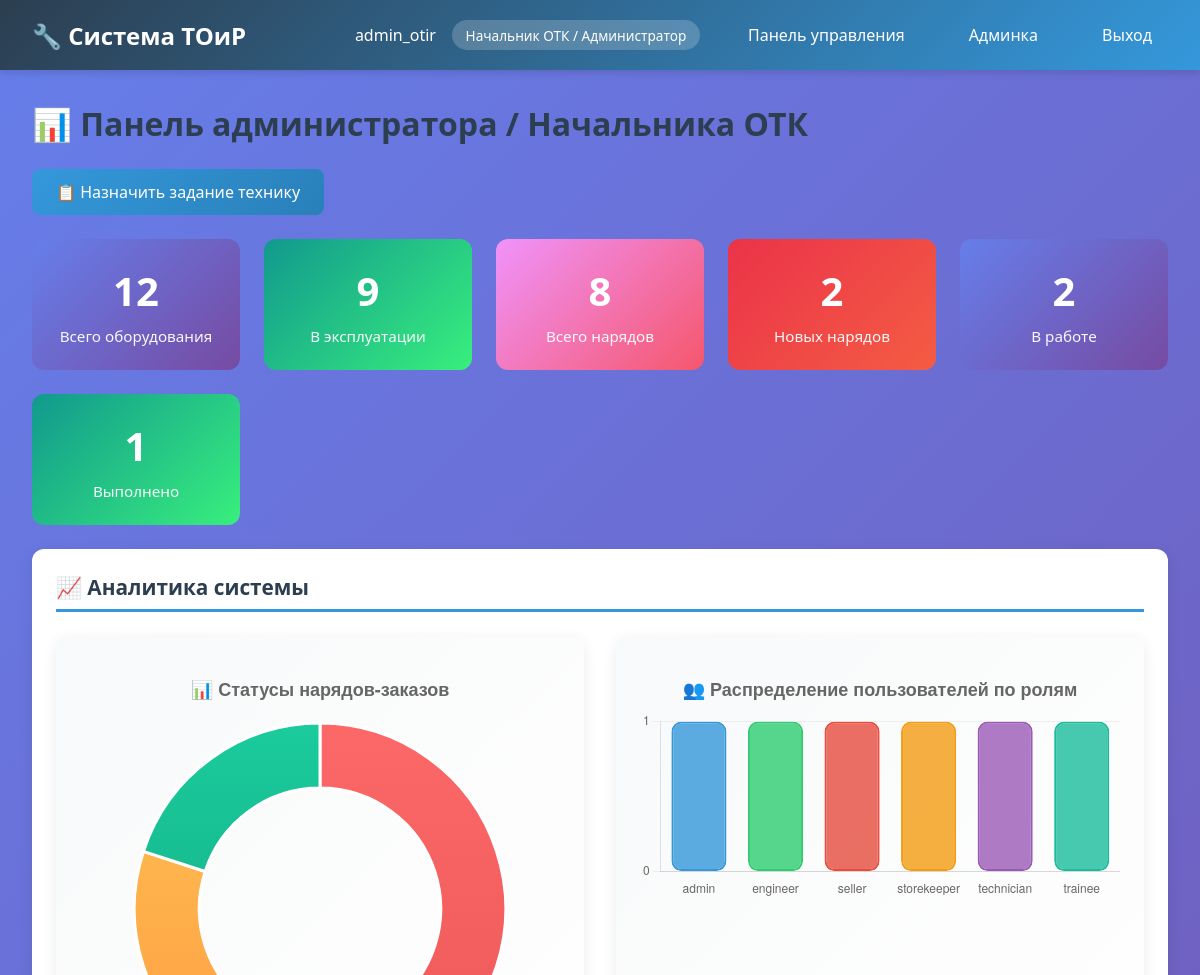
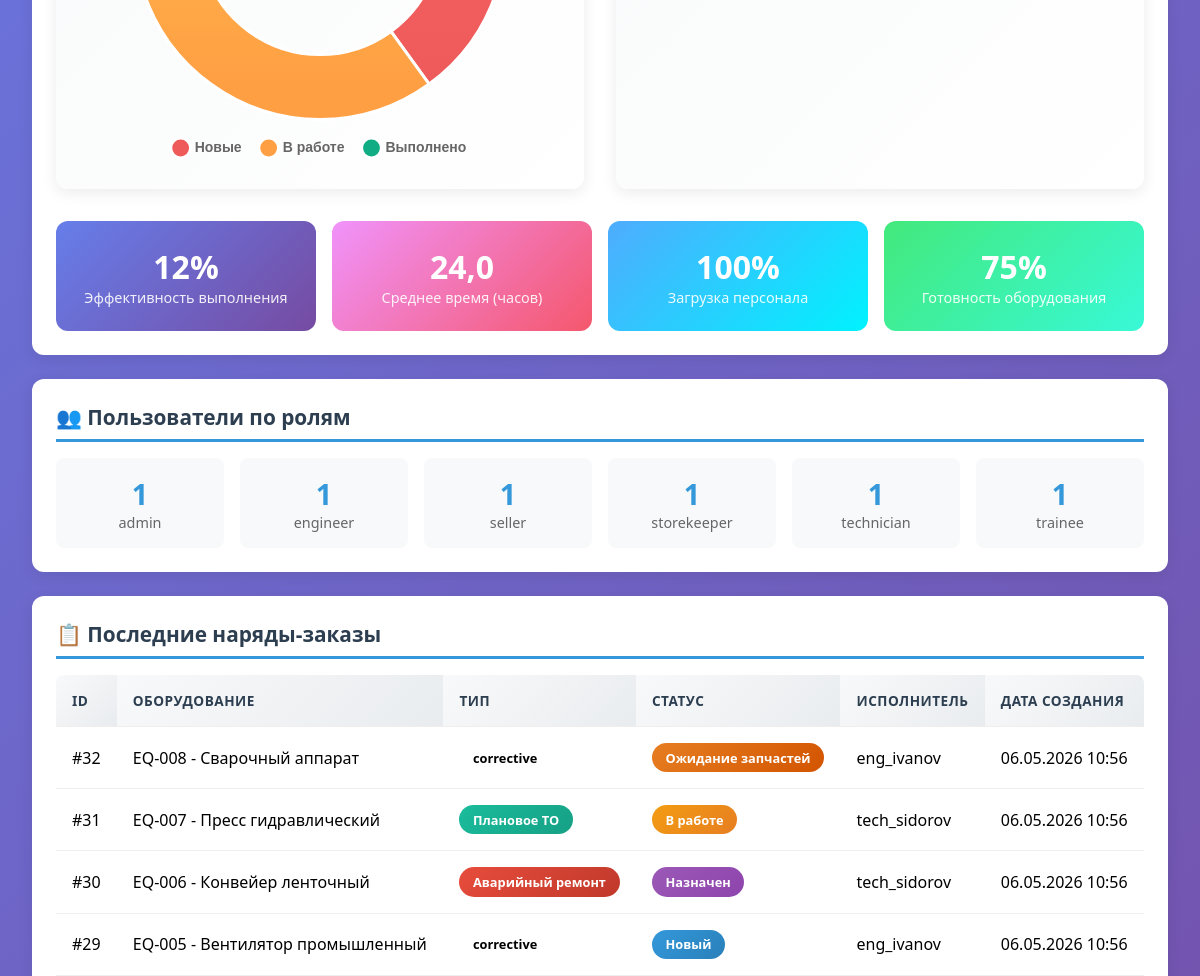
Before: /dashboard/ (signed in, upper part) with the older database file (2 pictures, top to bottom).
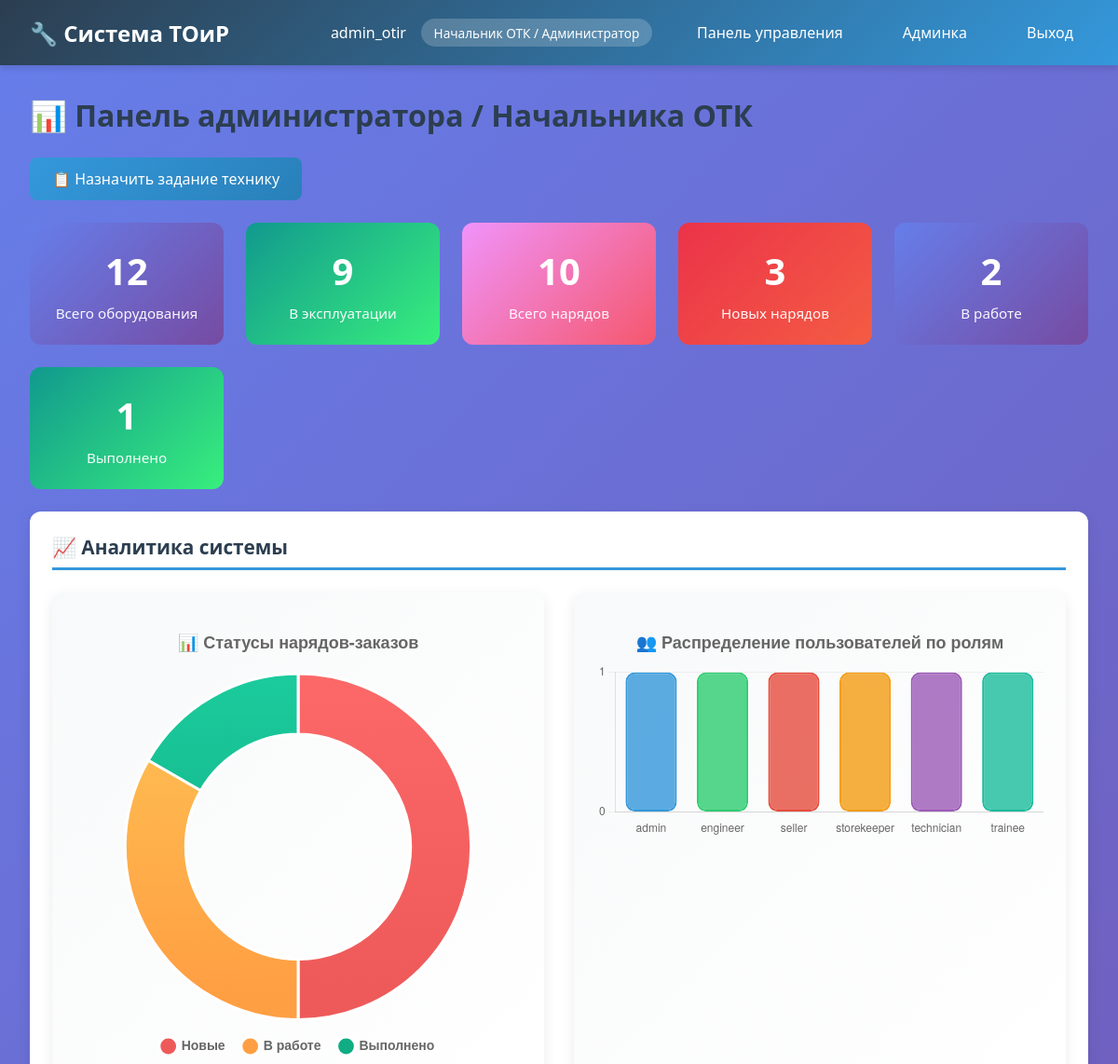
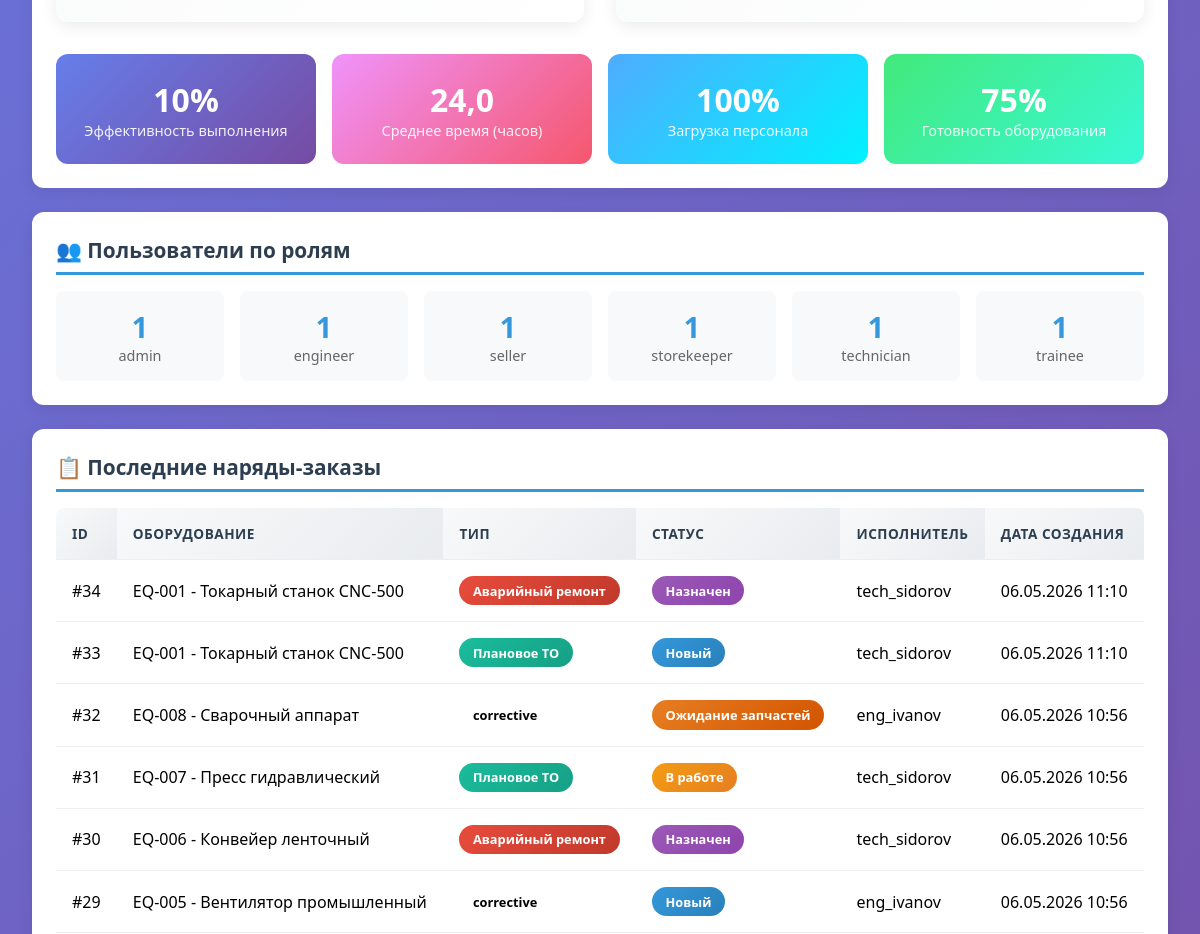
After: the same page with the newer database file (2 pictures, top to bottom).
### accounts/models.py (models this page shows, shortened)
class User(AbstractUser):
    ROLE_CHOICES = [
        ('admin', 'Начальник ОТК / Администратор'),
        ('engineer', 'Специалист ОТиР'),
        ('technician', 'Рабочий / Слесарь-ремонтник'),
        ('storekeeper', 'Кладовщик'),
        ('trainee', 'Ученик / Практикант'),
        ('seller', 'Продавец'),
        ('client', 'Клиент'),
    ]
    role = models.CharField(
        max_length=20,
        choices=ROLE_CHOICES,
        default='client',
        verbose_name='Роль'
    )
    department = models.CharField(
        max_length=100,
        blank=True,
        null=True,
        verbose_name='Отдел/Цех'
    )
    phone = models.CharField(
        max_length=20,
        blank=True,
        null=True,
        verbose_name='Телефон'
    )
    is_active = models.BooleanField(default=True, verbose_name='Активен')
    created_at = models.DateTimeField(auto_now_add=True, verbose_name='Дата создания')
    class Meta:
        verbose_name = 'Пользователь'
        verbose_name_plural = 'Пользователи'
        ordering = ['username']
    @property
    def is_admin(self):
        return self.role == 'admin'

### workorders/models.py (models this page shows, shortened)
class WorkOrder(models.Model):
    ORDER_TYPE_CHOICES = [
        ('planned', 'Плановое ТО'),
        ('emergency', 'Аварийный ремонт'),
        ('modernization', 'Модернизация'),
        ('inspection', 'Инспекция'),
    ]
    STATUS_CHOICES = [
        ('new', 'Новый'),
        ('assigned', 'Назначен'),
        ('in_progress', 'В работе'),
        ('pending_parts', 'Ожидание запчастей'),
        ('completed', 'Выполнен'),
        ('rejected', 'Отклонен'),
    ]
    PRIORITY_CHOICES = [
        (1, 'Критический'),
        (2, 'Высокий'),
        (3, 'Средний'),
        (4, 'Низкий'),
        (5, 'Отложенный'),
    ]
    equipment = models.ForeignKey('equipment.Equipment', on_delete=models.CASCADE, related_name='work_orders', verbose_name='Оборудование')
    order_type = models.CharField(max_length=30, choices=ORDER_TYPE_CHOICES, verbose_name='Тип работ')
    priority = models.IntegerField(choices=PRIORITY_CHOICES, default=3, verbose_name='Приоритет')
    status = models.CharField(max_length=20, choices=STATUS_CHOICES, default='new', verbose_name='Статус')
    assigned_user = models.ForeignKey(settings.AUTH_USER_MODEL, on_delete=models.SET_NULL, null=True, blank=True, related_name='assigned_work_orders', verbose_name='Исполнитель')
    created_by = models.ForeignKey(settings.AUTH_USER_MODEL, on_delete=models.SET_NULL, null=True, related_name='created_work_orders', verbose_name='Создал')
    description = models.TextField(default='Техническое обслуживание / устранение неисправности', verbose_name='Описание')
    created_at = models.DateTimeField(auto_now_add=True, verbose_name='Дата создания')
    started_at = models.DateTimeField(null=True, blank=True, verbose_name='Начало работ')
    completed_at = models.DateTimeField(null=True, blank=True, verbose_name='Завершение работ')
    class Meta:
        verbose_name = 'Наряд-заказ'
        verbose_name_plural = 'Наряды-заказы'
        ordering = ['-created_at']
        indexes = [
            models.Index(fields=['status']),
            models.Index(fields=['assigned_user']),
        ]

### equipment/models.py (models this page shows, shortened)
class Equipment(models.Model):
    STATUS_CHOICES = [
        ('active', 'В эксплуатации'),
        ('maintenance', 'На обслуживании'),
        ('out_of_service', 'Неисправно'),
        ('decommissioned', 'Списано'),
    ]
    TYPE_CHOICES = [
        ('Насосы', 'Насосы'),
        ('Компрессоры', 'Компрессоры'),
        ('Электропривод', 'Электропривод'),
        ('Механика', 'Механика'),
        ('Вентиляция', 'Вентиляция'),
        ('Транспорт', 'Транспорт'),
        ('Металлообработка', 'Металлообработка'),
        ('Энергетика', 'Энергетика'),
        ('Электрика', 'Электрика'),
        ('Автоматика', 'Автоматика'),
    ]
    inv_number = models.CharField(max_length=30, unique=True, verbose_name='Инвентарный номер')
    name = models.CharField(max_length=200, verbose_name='Наименование')
    type = models.CharField(max_length=50, choices=TYPE_CHOICES, verbose_name='Тип оборудования')
    workshop = models.CharField(max_length=50, verbose_name='Цех/Участок')
    status = models.CharField(max_length=20, choices=STATUS_CHOICES, default='active', verbose_name='Статус')
    install_date = models.DateField(null=True, blank=True, verbose_name='Дата установки')
    warranty_until = models.DateField(null=True, blank=True, verbose_name='Гарантия до')
    last_maintenance = models.DateField(null=True, blank=True, verbose_name='Последнее ТО')
    created_at = models.DateTimeField(auto_now_add=True, verbose_name='Дата создания')
    class Meta:
        verbose_name = 'Оборудование'
        verbose_name_plural = 'Оборудование'
        ordering = ['inv_number']
        indexes = [
            models.Index(fields=['status']),
        ]

### accounts/views.py (the view, shortened to what this page needs)
# urls.py: path('dashboard/', views.dashboard_view, name='dashboard'),
@login_required
def dashboard_view(request):
    user = request.user
    context = {
        'user': user,
    }
    if user.is_admin:
        from equipment.models import Equipment
        from workorders.models import WorkOrder
        from inventory.models import SparePart
        from django.db.models import F, Count, Q, Avg
        from datetime import timedelta
        context['total_equipment'] = Equipment.objects.count()
        context['active_equipment'] = Equipment.objects.filter(status='active').count()
        context['total_orders'] = WorkOrder.objects.count()
        context['new_orders'] = WorkOrder.objects.filter(status='new').count()
        context['in_progress_orders'] = WorkOrder.objects.filter(status='in_progress').count()
        context['completed_orders'] = WorkOrder.objects.filter(status='completed').count()
        context['total_parts'] = SparePart.objects.count()
        context['low_stock_parts'] = SparePart.objects.filter(current_stock__lte=F('min_stock')).count()
        context['recent_orders'] = WorkOrder.objects.select_related('equipment', 'assigned_user').order_by('-created_at')[:10]
        context['users_by_role'] = User.objects.values('role').annotate(count=Count('id'))
        total_completed = WorkOrder.objects.filter(status='completed').count()
        total_all = WorkOrder.objects.count()
        if total_all > 0:
            context['efficiency_rate'] = round((total_completed / total_all) * 100)
        else:
            context['efficiency_rate'] = 0
        completed_with_time = WorkOrder.objects.filter(
            status='completed',
            started_at__isnull=False,
            completed_at__isnull=False
        )
        if completed_with_time.exists():
            avg_time = 0
            count = 0
            for order in completed_with_time:
                if order.started_at and order.completed_at:
                    delta = order.completed_at - order.started_at
                    avg_time += delta.total_seconds() / 3600
                    count += 1
            if count > 0:
                context['avg_completion_time'] = round(avg_time / count, 1)
            else:
                context['avg_completion_time'] = 0
        else:
            context['avg_completion_time'] = 0
        technicians_count = User.objects.filter(role='technician').count()
        active_orders = WorkOrder.objects.filter(status__in=['new', 'assigned', 'in_progress']).count()
        if technicians_count > 0:
            context['workload_percent'] = min(round((active_orders / technicians_count) * 25), 100)
        else:
            context['workload_percent'] = 0
        if Equipment.objects.count() > 0:
            context['equipment_uptime'] = round((Equipment.objects.filter(status='active').count() / Equipment.objects.count()) * 100)
        else:
            context['equipment_uptime'] = 0
        template = 'dashboards/admin.html'
    elif user.role == 'trainee':
        from equipment.models import Equipment
        from workorders.models import WorkOrder
        context['recent_orders'] = WorkOrder.objects.filter(status='completed').select_related('equipment', 'assigned_user')[:15]
        context['equipment_list'] = Equipment.objects.all()[:20]
        template = 'dashboards/trainee.html'
    elif user.role == 'seller':
        from sales.models import Sale
        return redirect('sales:dashboard')
    else:
        template = 'dashboards/admin.html'
    return render(request, template, context)

### templates/dashboards/admin.html (shortened to what this page needs)
{% extends 'base.html' %}
{% block content %}
<h1 style="margin-bottom: 1.5rem; color: #2c3e50;">📊 Панель администратора / Начальника ОТК</h1>
<div style="margin-bottom: 1.5rem;">
    <a href="{% url 'workorders:admin_assign_task' %}" class="btn btn-primary" style="padding: 0.75rem 1.5rem; font-size: 1rem;">
        📋 Назначить задание технику
    </a>
</div>
<div class="stats-grid">
    <div class="stat-card blue">
        <div class="stat-value">{{ total_equipment|default:0 }}</div>
        <div class="stat-label">Всего оборудования</div>
    </div>
    <div class="stat-card green">
        <div class="stat-value">{{ active_equipment|default:0 }}</div>
        <div class="stat-label">В эксплуатации</div>
    </div>
    <div class="stat-card orange">
        <div class="stat-value">{{ total_orders|default:0 }}</div>
        <div class="stat-label">Всего нарядов</div>
    </div>
    <div class="stat-card red">
        <div class="stat-value">{{ new_orders|default:0 }}</div>
        <div class="stat-label">Новых нарядов</div>
    </div>
    <div class="stat-card" style="background: linear-gradient(135deg, #667eea 0%, #764ba2 100%);">
        <div class="stat-value">{{ in_progress_orders|default:0 }}</div>
        <div class="stat-label">В работе</div>
    </div>
    <div class="stat-card" style="background: linear-gradient(135deg, #11998e 0%, #38ef7d 100%);">
        <div class="stat-value">{{ completed_orders|default:0 }}</div>
        <div class="stat-label">Выполнено</div>
    </div>
</div>
<div class="card" style="margin-top: 1.5rem;">
    <h2 style="color: #2c3e50; margin-bottom: 1.5rem;">📈 Аналитика системы</h2>
    <div style="display: grid; grid-template-columns: repeat(auto-fit, minmax(450px, 1fr)); gap: 2rem; margin-bottom: 2rem;">
        <div style="background: linear-gradient(135deg, #f8f9fa 0%, #ffffff 100%); padding: 1.5rem; border-radius: 12px; box-shadow: 0 4px 15px rgba(0,0,0,0.08);">
            <canvas id="statusChart"></canvas>
        </div>
        <div style="background: linear-gradient(135deg, #f8f9fa 0%, #ffffff 100%); padding: 1.5rem; border-radius: 12px; box-shadow: 0 4px 15px rgba(0,0,0,0.08);">
            <canvas id="rolesChart"></canvas>
        </div>
    </div>
    <div style="display: grid; grid-template-columns: repeat(auto-fit, minmax(200px, 1fr)); gap: 1rem; margin-top: 1.5rem;">
        <div style="background: linear-gradient(135deg, #667eea 0%, #764ba2 100%); padding: 1.5rem; border-radius: 12px; text-align: center; color: white;">
            <div style="font-size: 2rem; font-weight: bold;">{{ efficiency_rate|default:"0" }}%</div>
            <div style="font-size: 0.9rem; opacity: 0.9;">Эффективность выполнения</div>
        </div>
        <div style="background: linear-gradient(135deg, #f093fb 0%, #f5576c 100%); padding: 1.5rem; border-radius: 12px; text-align: center; color: white;">
            <div style="font-size: 2rem; font-weight: bold;">{{ avg_completion_time|default:"0" }}</div>
            <div style="font-size: 0.9rem; opacity: 0.9;">Среднее время (часов)</div>
        </div>
        <div style="background: linear-gradient(135deg, #4facfe 0%, #00f2fe 100%); padding: 1.5rem; border-radius: 12px; text-align: center; color: white;">
            <div style="font-size: 2rem; font-weight: bold;">{{ workload_percent|default:"0" }}%</div>
            <div style="font-size: 0.9rem; opacity: 0.9;">Загрузка персонала</div>
        </div>
        <div style="background: linear-gradient(135deg, #43e97b 0%, #38f9d7 100%); padding: 1.5rem; border-radius: 12px; text-align: center; color: white;">
            <div style="font-size: 2rem; font-weight: bold;">{{ equipment_uptime|default:"0" }}%</div>
            <div style="font-size: 0.9rem; opacity: 0.9;">Готовность оборудования</div>
        </div>
    </div>
</div>
<div class="card" style="margin-top: 1.5rem;">
    <h2>👥 Пользователи по ролям</h2>
    <div style="display: grid; grid-template-columns: repeat(auto-fit, minmax(150px, 1fr)); gap: 1rem; margin-top: 1rem;">
        {% for role_stat in users_by_role %}
        <div style="background: #f8f9fa; padding: 1rem; border-radius: 8px; text-align: center;">
            <div style="font-size: 1.8rem; font-weight: bold; color: #3498db;">{{ role_stat.count }}</div>
            <div style="color: #666; font-size: 0.9rem;">{{ role_stat.role }}</div>
        </div>
        {% endfor %}
    </div>
</div>
<div class="card" style="margin-top: 1.5rem;">
    <h2>📋 Последние наряды-заказы</h2>
    <table>
        <thead>
            <tr>
                <th>ID</th>
                <th>Оборудование</th>
                <th>Тип</th>
                <th>Статус</th>
                <th>Исполнитель</th>
                <th>Дата создания</th>
            </tr>
        </thead>
        <tbody>
            {% for order in recent_orders %}
            <tr>
                <td>#{{ order.id }}</td>
                <td>{{ order.equipment.inv_number }} - {{ order.equipment.name }}</td>
                <td><span class="badge badge-{{ order.order_type }}">{{ order.get_order_type_display }}</span></td>
                <td><span class="badge badge-{{ order.status }}">{{ order.get_status_display }}</span></td>
                <td>{{ order.assigned_user.username|default:"Не назначен" }}</td>
                <td>{{ order.created_at|date:"d.m.Y H:i" }}</td>
            </tr>
            {% empty %}
            <tr><td colspan="6" style="text-align: center; color: #999;">Нет данных</td></tr>
            {% endfor %}
        </tbody>
    </table>
</div>
{% endblock %}

### templates/base.html (shortened to what this page needs)
<!DOCTYPE html>
<html lang="ru">
<head>
</head>
<body>
    {% if user.is_authenticated %}
    <nav class="navbar">
        <h1>🔧 Система ТОиР</h1>
        <div class="user-info">
            <span>{{ user.username }}</span>
            <span class="role-badge">{{ user.get_role_display }}</span>
            <a href="{% url 'accounts:dashboard' %}">Панель управления</a>
            <a href="/admin/">Админка</a>
            <a href="{% url 'accounts:logout' %}">Выход</a>
        </div>
    </nav>
    {% endif %}
    <div class="container">
        {% block content %}{% endblock %}
    </div>
</body>
</html>

Changed rows visible on the page:
added WorkOrder: id "34", equipment.inv_number "EQ-001", equipment.name "Токарный станок CNC-500", order_type "Аварийный ремонт", status "Назначен", assigned_user.username "tech_sidorov", created_at "06.05.2026 11:10"
added WorkOrder: id "33", equipment.inv_number "EQ-001", equipment.name "Токарный станок CNC-500", order_type "Плановое ТО", status "Новый", assigned_user.username "tech_sidorov", created_at "06.05.2026 11:10"
Other visible differences:
{{ total_orders|default:0 }}: "8" → "10"
{{ new_orders|default:0 }}: "2" → "3"
chart data {{ new_orders|default:0 }}: 2 → 3
{{ efficiency_rate|default:"0" }}: "12" → "10"
